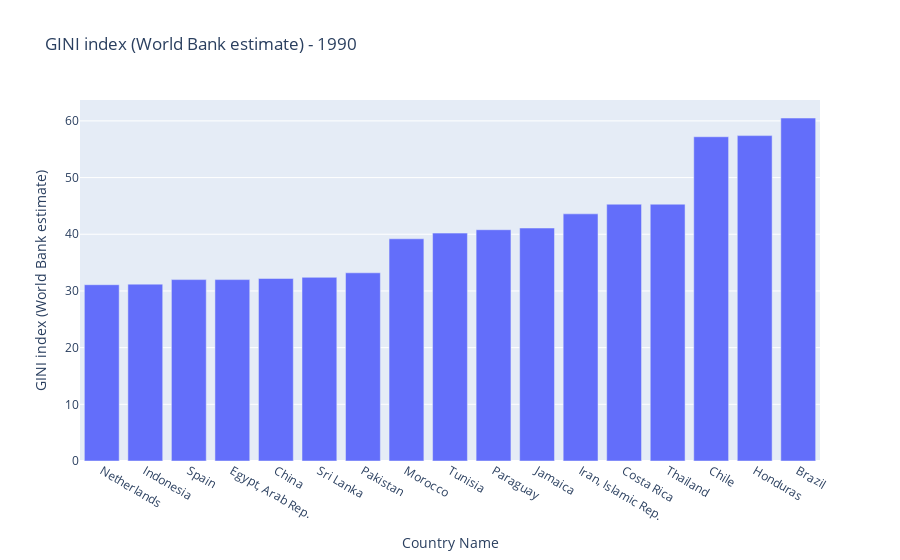

This figure's notebook cell:
### Markdown cell above
### Egyszerű oszlopdiagram

### Code cell
year = 1990

df = poverty[poverty['year']==year].sort_values(gini).dropna(subset=[gini])

fig = px.bar(df, x='Country Name', y=gini, title=' - '.join([gini, str(year)]))
save_image(fig, 'plots_14')
fig.show()

### Figure 1 — Plotly figure (JSON) as saved in the notebook; plotly's stock layout.template omitted (floating-point values rounded to 4 significant figures)
{"data": [{"alignmentgroup": "True", "hovertemplate": "Country Name=%{x}<br>GINI index (World Bank estimate)=%{y}<extra></extra>", "legendgroup": "", "marker": {"color": "#636efa", "pattern": {"shape": ""}}, "name": "", "offsetgroup": "", "orientation": "v", "showlegend": false, "textposition": "auto", "type": "bar", "x": ["Netherlands", "Indonesia", "Spain", "Egypt, Arab Rep.", "China", "Sri Lanka", "Pakistan", "Morocco", "Tunisia", "Paraguay", "Jamaica", "Iran, Islamic Rep.", "Costa Rica", "Thailand", "Chile", "Honduras", "Brazil"], "xaxis": "x", "y": [31.1, 31.2, 32, 32, 32.2, 32.4, 33.2, 39.2, 40.2, 40.8, 41.1, 43.6, 45.3, 45.3, 57.2, 57.4, 60.5], "yaxis": "y"}], "layout": {"barmode": "relative", "legend": {"tracegroupgap": 0}, "title": {"text": "GINI index (World Bank estimate) - 1990"}, "xaxis": {"anchor": "y", "domain": [0, 1], "title": {"text": "Country Name"}}, "yaxis": {"anchor": "x", "domain": [0, 1], "title": {"text": "GINI index (World Bank estimate)"}}}}
